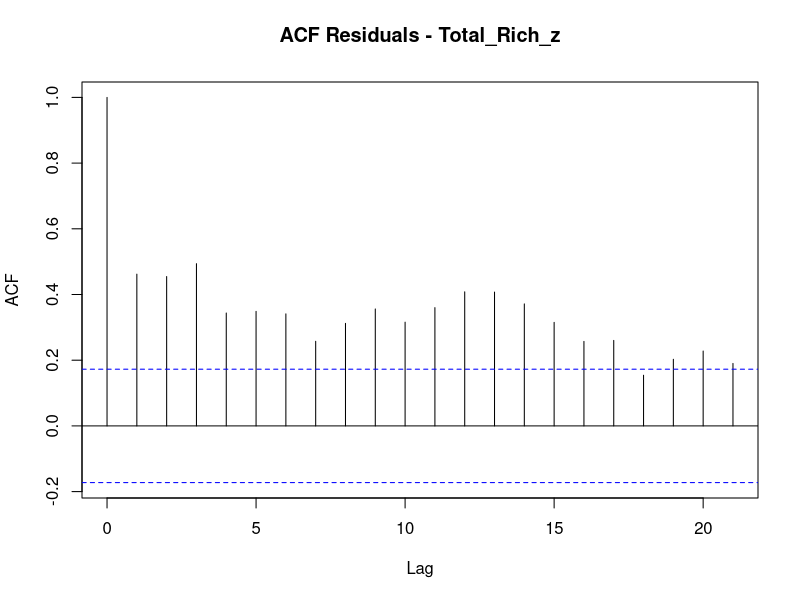
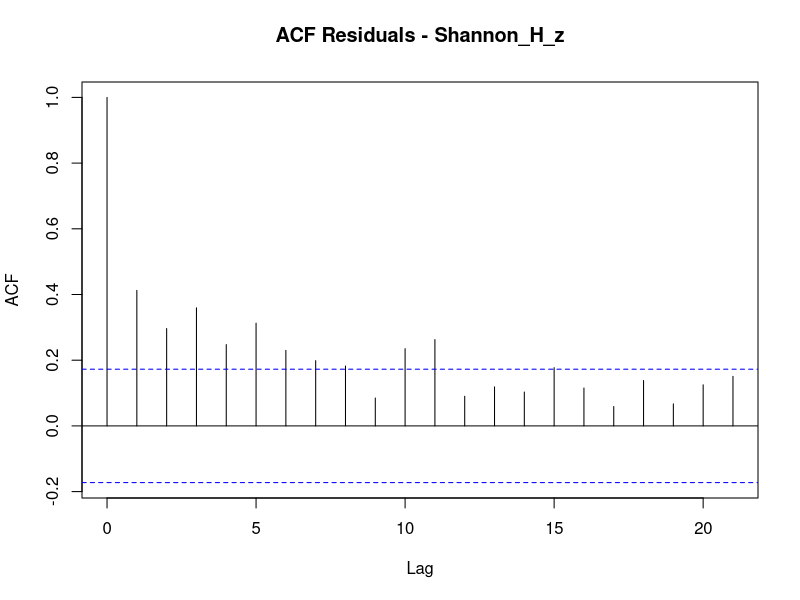
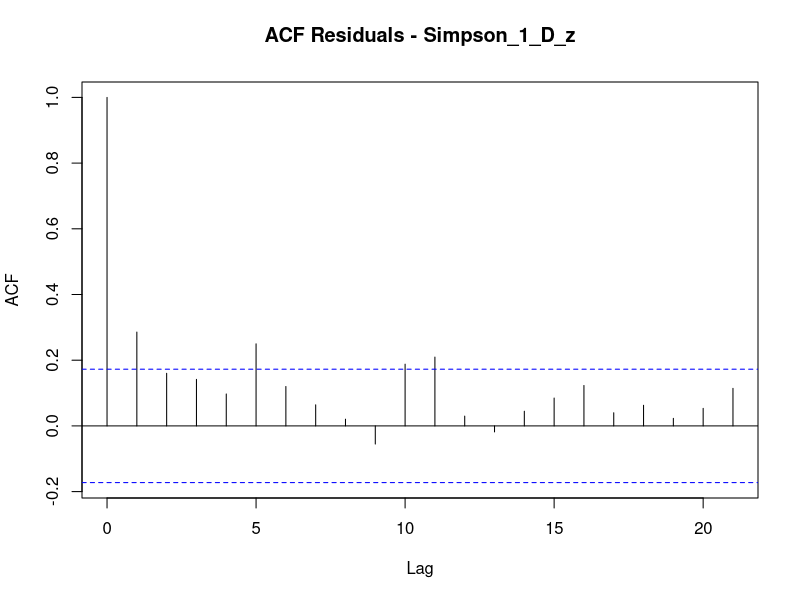
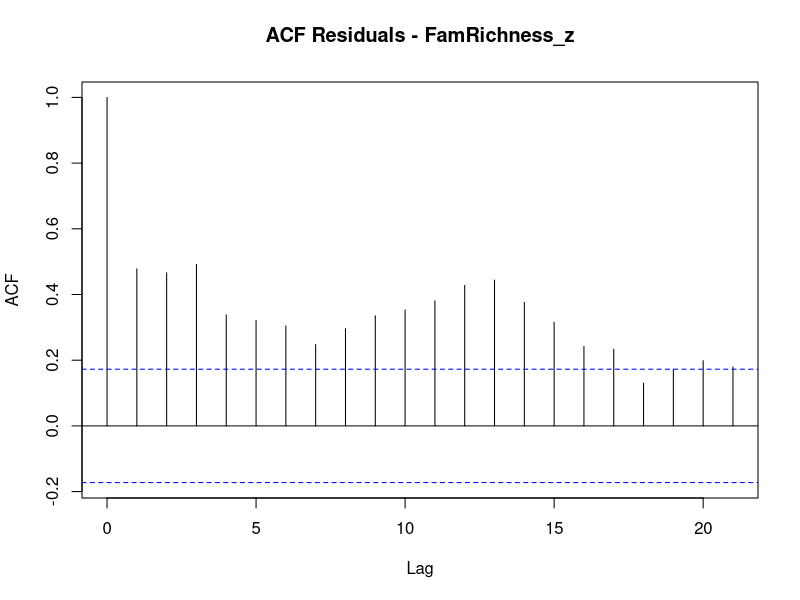
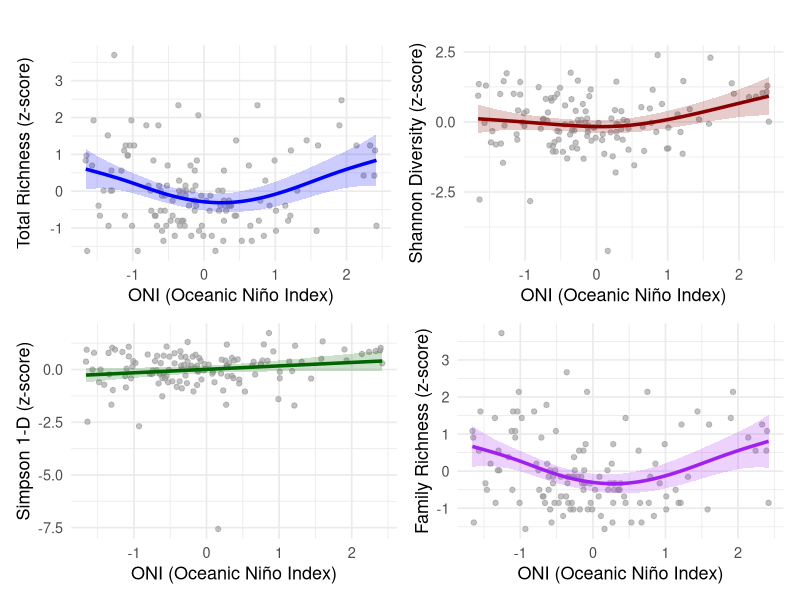
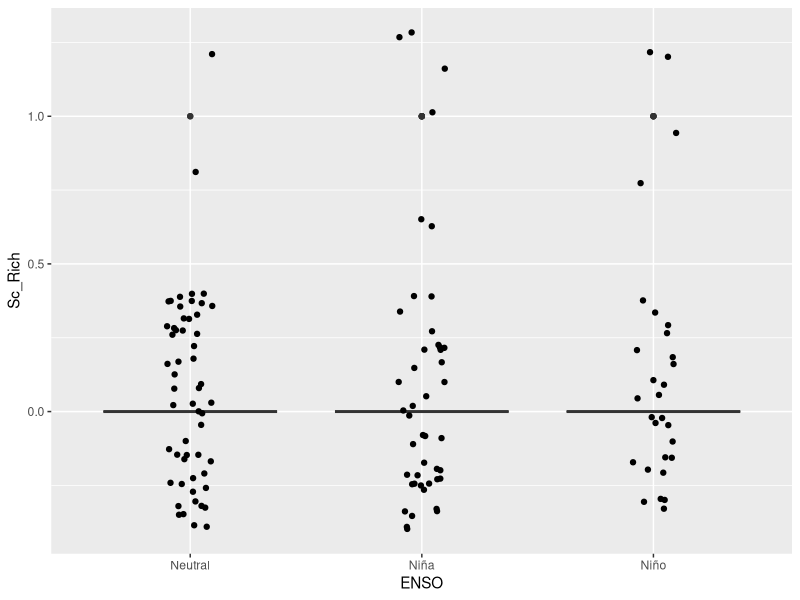

Generate these figures, in order, with R:


# -------------------------------
# Load required libraries
# -------------------------------
library(readxl)
library(dplyr)
library(ggplot2)
library(mgcv)
library(nlme)       # needed for random effects and corAR1
library(patchwork)
library(lubridate)

# -------------------------------
# Load and prepare data
# -------------------------------
laselva <- read_excel("laselva.xlsx")

# Standardize selected variables and clean names
laselva_z <- laselva %>%
  rename(ONI_First = `ONI-First`) %>%
  mutate(across(c(`CG-Rich`, `Fi-Rich`, `Pi-Rich`, `Pr-Rich`, `Sc-Rich`, `Sh-Rich`,
                  `Total-Rich`, Shannon_H, `Simpson_1-D`, `FamRichness`,
                  `Tricho`, `Dipt`, `Non-Insects`),
                ~ scale(.)[,1], .names = "{.col}_z"))

laselva_z$Date <- dmy(paste0("01-", laselva_z$Date))  # if Date is like "Jan-1997"
laselva_z$Year <- year(laselva_z$Date)


# Replace hyphens with underscores for convenience
names(laselva_z) <- gsub("-", "_", names(laselva_z))

# -------------------------------
# Function to create GAMM plots with confidence intervals
# -------------------------------
plot_gamm <- function(model, data, y_var, y_label, line_color){
  
  new_data <- data.frame(ONI_First = seq(min(data$ONI_First, na.rm = TRUE),
                                         max(data$ONI_First, na.rm = TRUE),
                                         length.out = 200))
  
  pred <- predict(model$gam, newdata = new_data, se.fit = TRUE)
  new_data$fit <- pred$fit
  new_data$se  <- pred$se.fit
  
  ggplot() +
    geom_point(data = data, aes_string(x = "ONI_First", y = y_var),
               color = "grey60", alpha = 0.6) +
    geom_line(data = new_data, aes(x = ONI_First, y = fit),
              color = line_color, linewidth = 1.2) +
    geom_ribbon(data = new_data, aes(x = ONI_First, ymin = fit - 2*se, ymax = fit + 2*se),
                fill = line_color, alpha = 0.2) +
    theme_minimal(base_size = 13) +
    labs(x = "ONI (Oceanic Niño Index)",
         y = y_label) +
    theme(plot.title = element_text(face = "bold", hjust = 0.5))
}

# -------------------------------
# Fit GAMMs with Months and Year as random effects
# and AR1 autocorrelation by Months | Year
# -------------------------------
mod1 <- gamm(Total_Rich_z ~ s(ONI_First),
             random = list(Months=~1, Year=~1),
             correlation = corAR1(form = ~ Months | Year),
             data = laselva_z)

mod2 <- gamm(Shannon_H_z ~ s(ONI_First),
             random = list(Months=~1, Year=~1),
             correlation = corAR1(form = ~ Months | Year),
             data = laselva_z)

mod3 <- gamm(Simpson_1_D_z ~ s(ONI_First),
             random = list(Months=~1, Year=~1),
             correlation = corAR1(form = ~ Months | Year),
             data = laselva_z)

mod4 <- gamm(FamRichness_z ~ s(ONI_First),
             random = list(Months=~1, Year=~1),
             correlation = corAR1(form = ~ Months | Year),
             data = laselva_z)

# -------------------------------
# Summarize GAMM components
# -------------------------------
summary(mod1$gam)
summary(mod2$gam)
summary(mod3$gam)
summary(mod4$gam)

# -------------------------------
# Check autocorrelation of residuals
# -------------------------------
acf(residuals(mod1$lme, type = "normalized"), main = "ACF Residuals - Total_Rich_z")
acf(residuals(mod2$lme, type = "normalized"), main = "ACF Residuals - Shannon_H_z")
acf(residuals(mod3$lme, type = "normalized"), main = "ACF Residuals - Simpson_1_D_z")
acf(residuals(mod4$lme, type = "normalized"), main = "ACF Residuals - FamRichness_z")

# Extract lag-1 autocorrelation numeric values
acf(residuals(mod1$lme, type = "normalized"), plot = FALSE)$acf[2]
acf(residuals(mod2$lme, type = "normalized"), plot = FALSE)$acf[2]
acf(residuals(mod3$lme, type = "normalized"), plot = FALSE)$acf[2]
acf(residuals(mod4$lme, type = "normalized"), plot = FALSE)$acf[2]

# -------------------------------
# Create GAMM plots
# -------------------------------
plot_tr      <- plot_gamm(mod1, laselva_z, "Total_Rich_z", "Total Richness (z-score)", "blue")
plot_shannon <- plot_gamm(mod2, laselva_z, "Shannon_H_z", "Shannon Diversity (z-score)", "darkred")
plot_simpson <- plot_gamm(mod3, laselva_z, "Simpson_1_D_z", "Simpson 1-D (z-score)", "darkgreen")
plot_family  <- plot_gamm(mod4, laselva_z, "FamRichness_z", "Family Richness (z-score)", "purple")

# -------------------------------
# Combine plots 2x2 using patchwork
# -------------------------------
combined_plot <- (plot_tr | plot_shannon) / (plot_simpson | plot_family) +
  plot_annotation(title = "",
                  theme = theme(plot.title = element_text(face = "bold", hjust = 0.5, size = 16)))

# Display combined plot
combined_plot


laselva_z$ENSO <- ifelse(laselva_z$ONI_First > 0.5, "Niño",
                     ifelse(laselva_z$ONI_First < -0.5, "Niña", "Neutral"))
kruskal.test(CG_Rich ~ ENSO, data = laselva_z)


library(ggplot2)
ggplot(laselva_z, aes(x = ENSO, y = Sc_Rich)) +
  geom_boxplot() +
  geom_jitter(width = 0.1)
